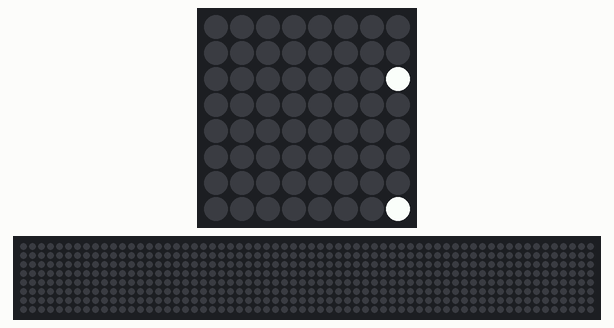
This program was run on a simulated Raspberry Pi (BCM pin numbers) with a Sense HAT. Parts: the Sense HAT's 8×8 RGB LED matrix, a strip that is not on the board, showing the scrolling text unrolled. The clock reads 2024-03-15 10:24:30 at power-on unless the program sets it; the 64×8 strip is a reading aid, not a part: it shows the text the matrix is scrolling, unrolled, one strip-width of it at a time. At 15.2 s the program stops and its outputs stay as they are.

Above: at 0.17 s.
At 1.98 s:
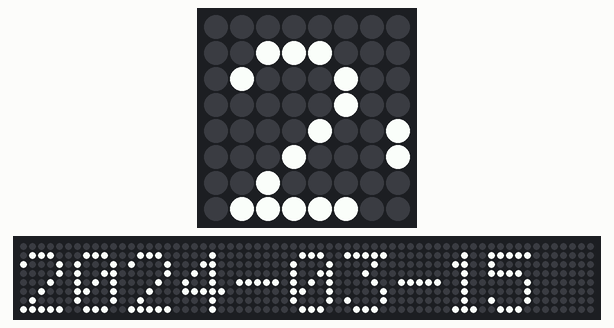
At 3.89 s:
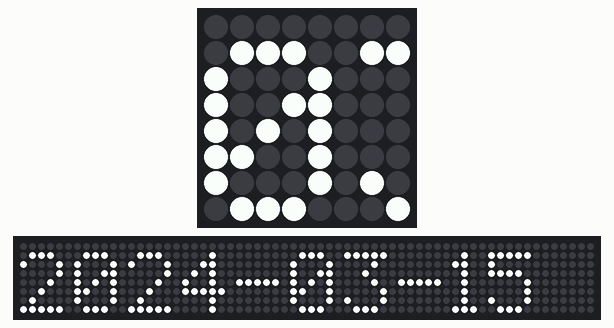
At 7.62 s:
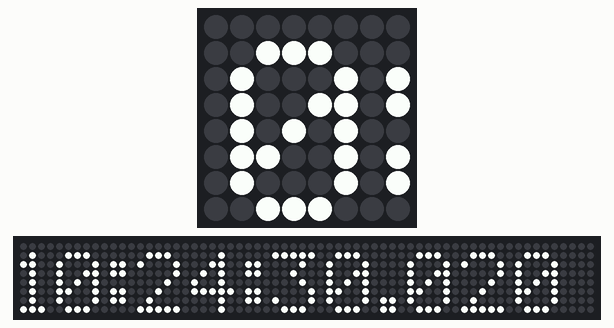
At 11.34 s:
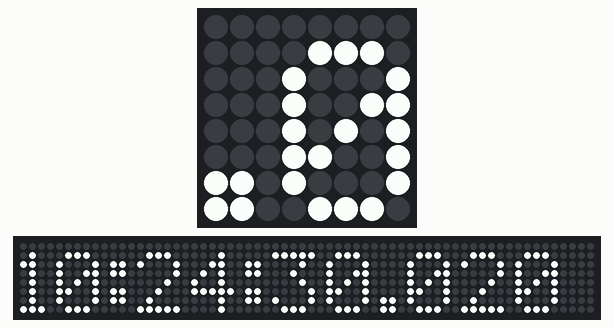
At 15.17 s:
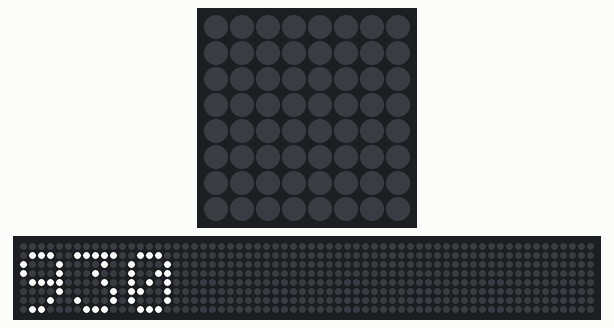

The program:

Digital_Clock.py
```python
from sense_hat import SenseHat
from time import sleep
import random
from datetime import datetime
sense=SenseHat()
sense.clear()
red=(255,0,0)
green=(0,255,0)
blue=(0,0,255)
yellow=(255,165,0)
white=(255,255,255)
time=datetime.now()
current_time=time.strftime("%H:%M:%S")
sense.show_message(str(time))
```
